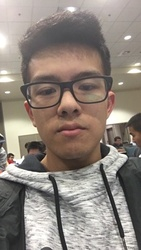
#> input picture imageAssets/Jackson/1.jpg, 141 x 250 px, shrunk from 270 x 480 before the run
$ python -i FaceRecognition.py   (imports and definitions only)
#> lines starting #> are read from the running program, lines starting #| are printed output that depends on the picture; after the words box and inside, x2 and y2 are one past the last pixel; in counts of white or black regions, pixels touching at a corner belong together
#> further down, picture is the input picture: shape (250, 141, 3); mean B, G, R 125.5, 133.5, 143.6
import cv2, facebook
import cv2.face as face
import matplotlib.pyplot as plt
from urllib.request import urlopen
import numpy as np
import pickle

ACCESS_TOKEN = "EAADD6RCZBH3kBAMDQIQXk4CiyBD5gBriT6kHuCisN299UBFv8bXi1P4fkWmE1A5AjzYRGugYVCsMy1gZBjA1idRdJ0OzsqZBeQWhBYtS20dfPhBOIQ4U5qooIfZBX9HiWxs56XkJWdRBB73j0IuxEBYNIj8wxPzCLefx1B8c2QZDZD"
TEST_ID = "820921224634239"
HOST = "192.254.233.160"
DB = "sanatree_userDB"
USERNAME = "sanatree_hackuci"
PASSWORD = "rHDekqSx#FaD"
SCALE_FACTOR = 1.01
MIN_NEIGHBORS = 6
PERCENTAGE = .1
HAARCASCADE = "opencv-files/haarcascade_frontalface_alt.xml"
LBP = "opencv-files/lbpcascade_frontalface.xml"
DICT = {}

# [26 lines left out: function detect_face, not called in this run]

def convertToRGB(img):
    return cv2.cvtColor(img, cv2.COLOR_BGR2RGB)

def drawAroundFaces(colored_img):
    height, width, channels = colored_img.shape
#> height = 250; width = 141; channels = 3
    height = int(height * PERCENTAGE)
#> height = 25
    width = int(width * PERCENTAGE)
#> width = 14

    f_cascade = cv2.CascadeClassifier(HAARCASCADE)
    img_copy = colored_img.copy()
    gray = cv2.cvtColor(img_copy, cv2.COLOR_BGR2GRAY)
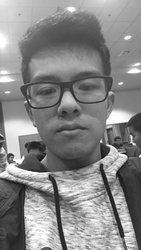
#> gray: shape (250, 141); min 6, max 255, mean 135.6

    # let's detect multiscale (some images may be closer to camera than others) images
    faces = f_cascade.detectMultiScale(gray, scaleFactor=SCALE_FACTOR, minNeighbors=MIN_NEIGHBORS, minSize=(height,width))
#> faces = [[18, 47, 101, 101]]
    # print(faces)
    for (x, y, w, h) in faces:
        cv2.rectangle(img_copy, (x, y), (x + w, y + h), (0, 255, 0), 2)
#> this loop made 1 pass
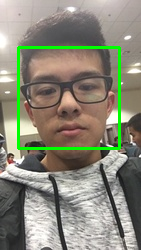
#> img_copy: shape (250, 141, 3); 3.43% of pixels changed, all inside (x1, y1, x2, y2) = (17, 46, 121, 150)

    plt.imshow(convertToRGB(img_copy))
    plt.show()

    return img_copy

########################## FACEBOOK API ##########################

def getPhotosData(infoObject) -> list:
    # print(infoObject)
    return infoObject["photos"]["data"]

# [103 lines left out: functions getImageUrl, urlToImageNp, testGatherTrainingData, createClassifer, predict, not called in this run]

# [12 lines not run here, left out]

>>> import cv2
>>> picture = cv2.imread('../imageAssets/Jackson/1.jpg')
>>> result = drawAroundFaces(picture)
